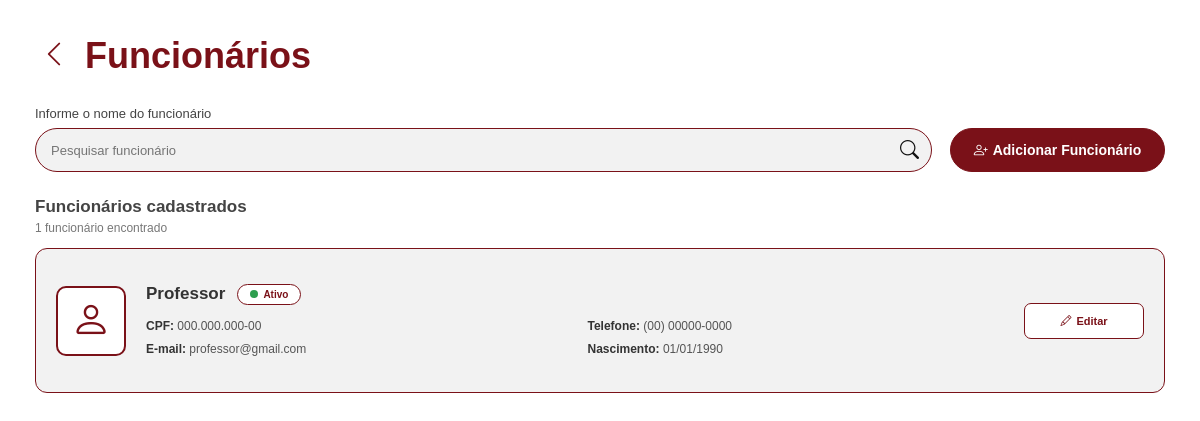
The app's page /funcionarios.php (signed in) with its own data.
### tables this page shows
CREATE TABLE pessoa (
    idPessoa INT NOT NULL AUTO_INCREMENT,
    nomePessoa VARCHAR(100) NOT NULL,
    cpf VARCHAR(14) NOT NULL,
    telefone VARCHAR(20) NOT NULL,
    email VARCHAR(100) NOT NULL,
    data_nascimento DATE NOT NULL,
    senha VARCHAR(255) NOT NULL,
    idPerfil INT NOT NULL DEFAULT 1,
    PRIMARY KEY (idPessoa),
    UNIQUE INDEX cpf_UNIQUE (cpf),
    UNIQUE INDEX email_UNIQUE (email),
    INDEX perfil_idx (idPerfil),
    CONSTRAINT fk_pessoa_perfil
        FOREIGN KEY (idPerfil) REFERENCES perfil (idPerfil)
);

### funcoes.php (called while the page is built, shortened)
<?php
function e($valor)
{
    return htmlspecialchars((string) ($valor ?? ''), ENT_QUOTES, 'UTF-8');
}
function formatarData($data)
{
    return date('d/m/Y', strtotime($data));
}

### funcionarios.php (the view, shortened to what this page needs)
<?php
require_once 'proteger.php';
$idPerfilFuncionario = 0;
$resultado = $conexao->query("SELECT idPerfil FROM perfil WHERE tipoPerfil = 'Funcionário' LIMIT 1");
if ($resultado && $resultado->num_rows > 0) {
    $idPerfilFuncionario = (int) $resultado->fetch_assoc()['idPerfil'];
}
$busca = trim($_GET['busca'] ?? '');
$buscaSql = '%' . $busca . '%';
$stmt = $conexao->prepare("
    SELECT idPessoa, nomePessoa, cpf, telefone, email, data_nascimento
    FROM pessoa
    WHERE idPerfil = ?
      AND (nomePessoa LIKE ? OR cpf LIKE ? OR email LIKE ?)
    ORDER BY nomePessoa ASC
");
$stmt->bind_param("isss", $idPerfilFuncionario, $buscaSql, $buscaSql, $buscaSql);
$stmt->execute();
$funcionarios = $stmt->get_result()->fetch_all(MYSQLI_ASSOC);
$totalFuncionarios = count($funcionarios);
?>
<!DOCTYPE html>
<html lang="pt-BR">
<head>
    <link rel="stylesheet" href="https://cdn.jsdelivr.net/npm/bootstrap-icons@1.11.3/font/bootstrap-icons.min.css">
    <link rel="stylesheet" href="assets/css/base.css">
    <link rel="stylesheet" href="assets/css/funcionarios.css">
</head>
<body>
    <div class="tela">
        <header class="cabecalho">
            <a href="dashboard.php" class="btn-voltar" title="Voltar">
                <i class="bi bi-chevron-left"></i>
            </a>
            <div>
                <h1>Funcionários</h1>
            </div>
        </header>
        <section class="barra-busca">
            <form method="GET" action="funcionarios.php" class="busca">
                <label for="busca">Informe o nome do funcionário</label>
                <div class="campo-busca">
                    <input type="search" id="busca" name="busca" value="<?= e($busca) ?>" placeholder="Pesquisar funcionário" autocomplete="off">
                    <button type="submit" aria-label="Pesquisar">
                        <i class="bi bi-search"></i>
                    </button>
                </div>
            </form>
            <button type="button" class="btn-adicionar" data-abrir-modal>
                <i class="bi bi-person-plus"></i>
                <span>Adicionar Funcionário</span>
            </button>
        </section>
        <main>
            <div class="titulo-lista">
                <h2>Funcionários cadastrados</h2>
                <span><?= $totalFuncionarios ?> <?= $totalFuncionarios === 1 ? 'funcionário encontrado' : 'funcionários encontrados' ?></span>
            </div>
            <div class="lista-funcionarios">
                <?php foreach ($funcionarios as $funcionario): ?>
                    <article class="funcionario">
                        <div class="icone-funcionario">
                            <i class="bi bi-person"></i>
                        </div>
                        <div class="dados">
                            <div class="nome-status">
                                <h3><?= e($funcionario['nomePessoa']) ?></h3>
                                <span class="status-funcionario"><span></span>Ativo</span>
                            </div>
                            <div class="informacoes">
                                <div><strong>CPF:</strong> <?= e($funcionario['cpf']) ?></div>
                                <div><strong>Telefone:</strong> <?= e($funcionario['telefone']) ?></div>
                                <div><strong>E-mail:</strong> <?= e($funcionario['email']) ?></div>
                                <div><strong>Nascimento:</strong> <?= formatarData($funcionario['data_nascimento']) ?></div>
                            </div>
                        </div>
                        <div class="acoes">
                            <a href="funcionarios.php?editar=<?= (int) $funcionario['idPessoa'] ?>" class="btn-editar">
                                <i class="bi bi-pencil"></i>
                                <span>Editar</span>
                            </a>
                        </div>
                    </article>
                <?php endforeach; ?>
            </div>
        </main>
    </div>
</body>
</html>

### assets/css/base.css (style rules this page uses)
:root { --vermelho: #7A1118; --vermelho-escuro: #5f0d13; --vermelho-hover: #991B1B; --vermelho-claro: #f8eeee; --vermelho-borda: #f0d4d6; --alerta: #b4232f; --branco: #ffffff; --cinza-fundo: #f2f2f2; --cinza-secao: #f5f5f5; --cinza-borda: #dddddd; --texto: #333333; --texto-forte: #222222; --texto-medio: #555555; --texto-suave: #777777; --verde-fundo: #e1f4e5; --verde-texto: #217a32; --laranja-fundo: #fff0d9; --laranja-texto: #a85d00; --neutro-fundo: #eeeeee; --neutro-texto: #555555; }
*, *::before, *::after { margin: 0; padding: 0; box-sizing: border-box; }
body { min-height: 100vh; background: var(--branco); color: var(--texto); font-family: Arial, sans-serif; }
button, input, select, textarea { font-family: inherit; }
.cabecalho { display: flex; align-items: center; gap: 12px; margin-bottom: 30px; }
.cabecalho > div { min-width: 0; flex: 1; }
.cabecalho h1 { color: var(--vermelho); font-size: 32px; line-height: 1.15; }
.btn-voltar { width: 38px; height: 38px; flex-shrink: 0; border: none; border-radius: 8px; background: transparent; color: var(--vermelho); font-size: 28px; text-decoration: none; cursor: pointer; display: inline-flex; align-items: center; justify-content: center; }

### assets/css/funcionarios.css (style rules this page uses)
body { color: var(--texto-forte); overflow-x: hidden; }
.tela { width: 100%; max-width: 1250px; min-height: 100vh; margin: 0 auto; padding: clamp(15px, 3vw, 35px); }
.cabecalho h1 { font-size: clamp(26px, 4vw, 36px); }
.barra-busca { display: grid; grid-template-columns: minmax(0, 1fr) auto; align-items: end; gap: 18px; margin-bottom: 25px; }
.busca label { display: block; margin-bottom: 7px; color: #444444; font-size: 13px; }
.campo-busca { position: relative; }
.campo-busca input { width: 100%; height: 44px; padding: 0 48px 0 15px; border: 1px solid var(--vermelho); border-radius: 22px; outline: none; background: var(--cinza-fundo); color: var(--texto); font-size: 13px; }
.campo-busca button { position: absolute; top: 0; right: 0; width: 45px; height: 44px; border: none; background: transparent; color: #111111; font-size: 19px; cursor: pointer; }
.btn-adicionar { display: inline-flex; justify-content: center; align-items: center; gap: 5px; min-width: 215px; height: 44px; padding: 0 20px; border: 1px solid var(--vermelho); border-radius: 22px; background: var(--vermelho); color: var(--branco); font-size: 14px; font-weight: bold; white-space: nowrap; cursor: pointer; }
.dados { min-width: 0; }
.titulo-lista { margin-bottom: 13px; }
.titulo-lista h2 { color: #444444; font-size: clamp(14px, 2vw, 17px); }
.titulo-lista span { display: block; margin-top: 4px; color: var(--texto-suave); font-size: 12px; }
.lista-funcionarios { display: flex; flex-direction: column; gap: 14px; }
.funcionario { display: grid; grid-template-columns: auto minmax(0, 1fr) auto; align-items: center; gap: clamp(12px, 2vw, 20px); min-height: 145px; padding: clamp(14px, 2vw, 20px); border: 1px solid var(--vermelho); border-radius: 12px; background: var(--cinza-fundo); }
.icone-funcionario { width: clamp(55px, 7vw, 70px); height: clamp(55px, 7vw, 70px); border: 2px solid var(--vermelho); border-radius: 10px; background: var(--branco); color: var(--vermelho); display: flex; align-items: center; justify-content: center; font-size: clamp(30px, 4vw, 39px); }
.nome-status { display: flex; flex-wrap: wrap; align-items: center; gap: 9px 12px; margin-bottom: 13px; }
.nome-status h3 { color: var(--texto); font-size: clamp(14px, 2vw, 17px); overflow-wrap: anywhere; }
.status-funcionario { padding: 4px 12px; border: 1px solid var(--vermelho); border-radius: 15px; background: var(--branco); color: var(--vermelho); font-size: 10px; font-weight: bold; white-space: nowrap; }
.status-funcionario span { display: inline-block; width: 8px; height: 8px; margin-right: 5px; border-radius: 50%; background: #2e9e4f; }
.informacoes { display: grid; grid-template-columns: repeat(2, minmax(0, 1fr)); gap: 7px 25px; color: var(--texto-medio); font-size: 12px; line-height: 1.4; }
.informacoes div { overflow-wrap: anywhere; }
.informacoes strong { color: var(--texto); }
.acoes { width: 120px; display: flex; flex-direction: column; gap: 8px; }
.btn-editar, .btn-remover { width: 100%; min-height: 36px; padding: 7px 10px; border: 1px solid var(--vermelho); border-radius: 7px; display: flex; align-items: center; justify-content: center; gap: 5px; font-size: 11px; font-weight: bold; text-decoration: none; cursor: pointer; }
.btn-editar { background: var(--branco); color: var(--vermelho); }

### records on screen
pessoa: nomePessoa "Professor", cpf "000.000.000-00", telefone "(00) 00000-0000", email "professor@gmail.com", data_nascimento "01/01/1990"

### other values on screen
$totalFuncionarios "1"
